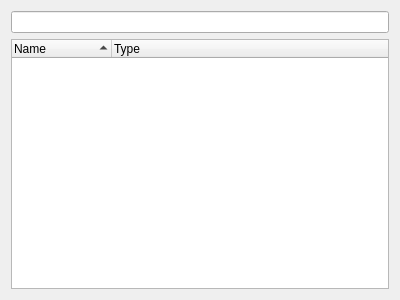
<?xml version="1.0" encoding="UTF-8"?>
<ui version="4.0">
 <class>MainBrowser</class>
 <widget class="QWidget" name="MainBrowser">
  <property name="geometry">
   <rect>
    <x>0</x>
    <y>0</y>
    <width>400</width>
    <height>300</height>
   </rect>
  </property>
  <property name="windowTitle">
   <string>Form</string>
  </property>
  <layout class="QVBoxLayout" name="verticalLayout">
   <item>
    <widget class="QLineEdit" name="ledtSearch"/>
   </item>
   <item>
    <widget class="QTreeWidget" name="treeBrowser">
     <property name="dragEnabled">
      <bool>true</bool>
     </property>
     <property name="dragDropMode">
      <enum>QAbstractItemView::InternalMove</enum>
     </property>
     <property name="selectionMode">
      <enum>QAbstractItemView::ExtendedSelection</enum>
     </property>
     <property name="selectionBehavior">
      <enum>QAbstractItemView::SelectRows</enum>
     </property>
     <property name="rootIsDecorated">
      <bool>true</bool>
     </property>
     <property name="uniformRowHeights">
      <bool>false</bool>
     </property>
     <property name="itemsExpandable">
      <bool>true</bool>
     </property>
     <property name="sortingEnabled">
      <bool>true</bool>
     </property>
     <attribute name="headerVisible">
      <bool>true</bool>
     </attribute>
     <attribute name="headerCascadingSectionResizes">
      <bool>false</bool>
     </attribute>
     <attribute name="headerStretchLastSection">
      <bool>true</bool>
     </attribute>
     <column>
      <property name="text">
       <string>Name</string>
      </property>
     </column>
     <column>
      <property name="text">
       <string>Type</string>
      </property>
     </column>
    </widget>
   </item>
  </layout>
 </widget>
 <resources/>
 <connections/>
</ui>
